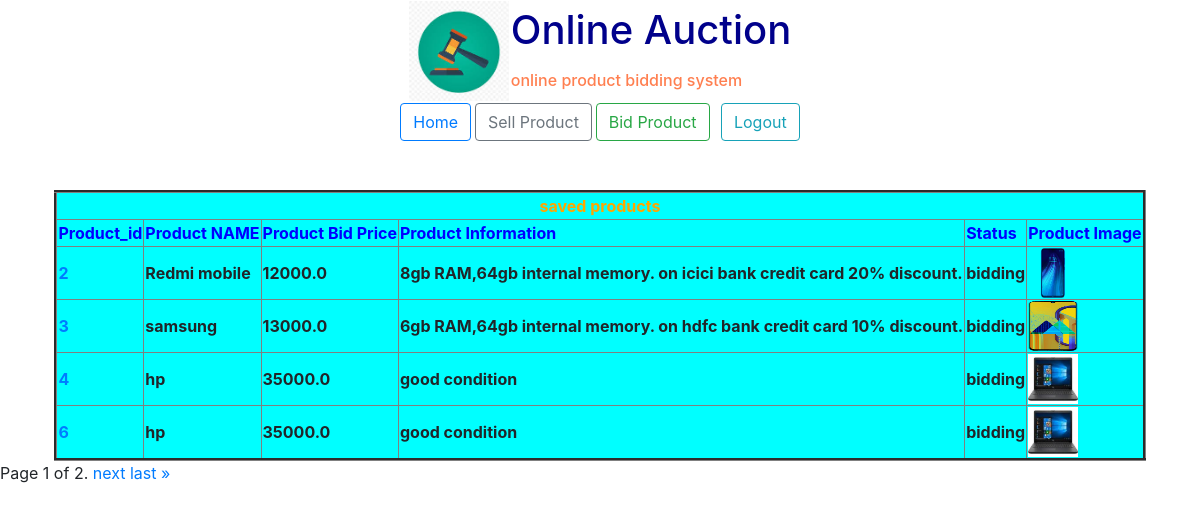
The page /user/view_product/ (signed in) on the database its author committed.
### user/models.py (models this page shows)
class ProductModel(models.Model):
    pid=models.AutoField(primary_key=True)
    pname=models.CharField(max_length=30)
    bprice=models.FloatField()
    pinfo=models.CharField(max_length=100)
    pimage=models.ImageField(upload_to='product_images/')
    pstatus=models.CharField(max_length=10)
    uinfo=models.ForeignKey(UserModel,on_delete=models.CASCADE)

### user/views.py (the view)
# urls.py: path('view_product/',views.view_product,name="view_product"),
def view_product(request):
    try:
        u=request.session["user_name"]
        i=request.session["user_id"]
        print(i, u)
    except KeyError:
        messages.error(request,"You need to ")
    us=ProductModel.objects.filter(uinfo_id=request.session['user_id'])
    paginator = Paginator(us, 4)  # Show 25 contacts per page
    page = request.GET.get('page')
    us = paginator.get_page(page)
    return render(request,"user templates/view_product.html",{"use_product":us})

### templates/user templates/view_product.html (shortened to what this page needs)
<!doctype html>
<html lang="en">
  <head>
    <link rel="stylesheet" href="https://stackpath.bootstrapcdn.com/bootstrap/4.4.1/css/bootstrap.min.css">
  </head>
  <body>
    {% include 'head.html' %}
    {% include 'user templates/user_menu.html' %}
    <br><br>
    {% if request.session.user_name %}
    {% if use_product %}
  <table align="center" bgcolor="aqua" border="3">
        <tr>
            <th colspan="8" style="text-align: center;color: orange">saved products</th>
        </tr>
      <tr style="color: blue">
          <th>Product_id</th>
          <th>Product NAME</th>
          <th>Product Bid Price</th>
          <th>Product Information</th>
          <th>Status</th>
          <th>Product Image</th>
      </tr>
      {% for x in use_product %}
          <tr>
            <th><a href="{% url 'viewbid_show' %}?pid={{ x.pid }}"> {{ x.pid }}</a></th>
            <th>{{ x.pname }}</th>
            <th>{{ x.bprice }}</th>
            <th>{{ x.pinfo}}</th>
            <th>{{ x.pstatus }}</th>
            <th>
                <a href="{{ x.pimage.url }}">
                        <img src="{{ x.pimage.url }}" width="50" height="50">
                </a>
            </th>
          </tr>
      {% endfor %}
  </table>
  {% else %}
    <h6 style="text-align: center;color: red">No products,please add products  <a href="{% url 'user_seller' %}">ADD PRODUCT</a></h6>
  {% endif %}
  <div class="pagination">
    <span class="step-links">
        <span class="current">
            Page {{ use_product.number }} of {{ use_product.paginator.num_pages }}.
        </span>
        {% if use_product.has_next %}
            <a href="?page={{ use_product.next_page_number }}">next</a>
            <a href="?page={{ use_product.paginator.num_pages }}">last &raquo;</a>
        {% endif %}
    </span>
</div>
  {% else %}
            {% for x in messages %}
                <h6 style="text-align: center;color: blue">{{ x }}<a href="{% url 'Buyer_Seller' %}">login</a></h6>
            {% endfor %}
        {% endif %}
  </body>
</html>

### templates/head.html (shortened to what this page needs)
{% load staticfiles %}
<!doctype html>
<html lang="en">
  <head>
    <link rel="stylesheet" href="https://stackpath.bootstrapcdn.com/bootstrap/4.3.1/css/bootstrap.min.css">
  </head>
  <body>
  <!doctype html>
<html lang="en">
  <head>
    <link rel="stylesheet" href="https://stackpath.bootstrapcdn.com/bootstrap/4.3.1/css/bootstrap.min.css">
  </head>
  <body>
    <table align="center" border="0">
        <tr>
            <th rowspan="2">
                <img hight="100" width="100" src="{% static 'images/bidd.jpg' %}">
            </th>
            <th>
                <h1 style="color: darkblue">Online Auction</h1>
            </th>
        </tr>
        <tr>
            <th>
                <marquee><h6 style="color: coral">online product bidding system</h6></marquee>
            </th>
        </tr>
    </table>
  </body>
</html>
  </body>
</html>

### templates/user templates/user_menu.html (shortened to what this page needs)
<!doctype html>
<html lang="en">
  <head>
    <link rel="stylesheet" href="https://stackpath.bootstrapcdn.com/bootstrap/4.3.1/css/bootstrap.min.css">
  </head>
  <body>
        <table align="center">
            <tr>
                <th>
                    <a href="{% url 'user_home' %}"><button type="submit" class="btn btn-outline-primary">Home</button></a>
                    <a href="{% url 'user_seller' %}"><button type="submit" class="btn btn-outline-secondary">Sell Product</button></a>
                    <a href="{% url 'Bid_product' %}"><button type="submit" class="btn btn-outline-success">Bid Product</button></a>&nbsp&nbsp;
                    <a href="{% url 'user_logout' %}"><button type="submit" class="btn btn-outline-info">Logout</button></a>
                </th>
            </tr>
        </table>
  </body>
</html>

### rows shown on the page
ProductModel: pid "2", pname "Redmi mobile", bprice "12000.0", pinfo "8gb RAM,64gb internal memory. on icici bank credit card 20% discount.", pstatus "bidding", pimage (picture)
ProductModel: pid "3", pname "samsung", bprice "13000.0", pinfo "6gb RAM,64gb internal memory. on hdfc bank credit card 10% discount.", pstatus "bidding", pimage (picture)
ProductModel: pid "4", pname "hp", bprice "35000.0", pinfo "good condition", pstatus "bidding", pimage (picture)
ProductModel: pid "6", pname "hp", bprice "35000.0", pinfo "good condition", pstatus "bidding", pimage (picture)

### other values the page prints
{{ use_product.number }} "1"
{{ use_product.paginator.num_pages }} "2"
